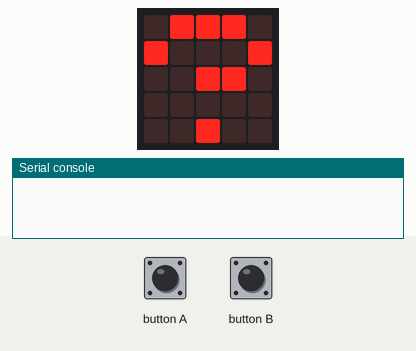
Simulated run of this program. Board: BBC micro:bit running MicroPython. On the bench: the board's 5×5 LED display, the last lines printed to the serial console. The test bench sets the inputs (shaded band). No radio messages arrive unless stated (any console line starting 'radio sent:' is added by the test bench).

Above: at 1.2 s.
1.3 s: button A pressed for 0.15 s
At 3.1 s:
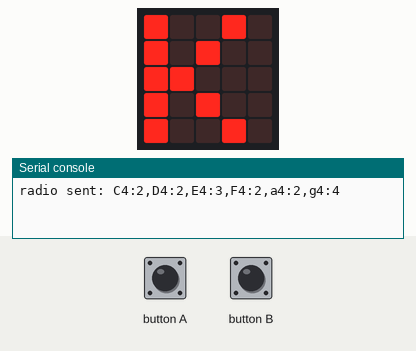
4.4 s: button B pressed for 0.15 s
At 5.6 s:
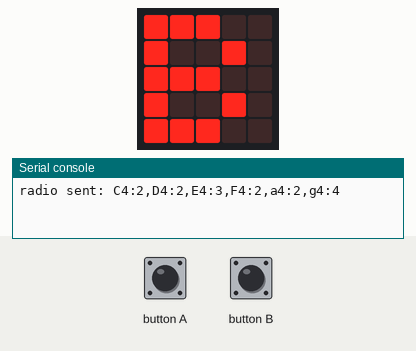
7.3 s: button A pressed for 1 s
At 8.0 s:
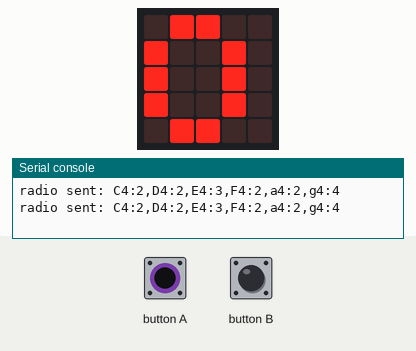
11.1 s: button A pressed for 3.2 s
At 13.1 s:
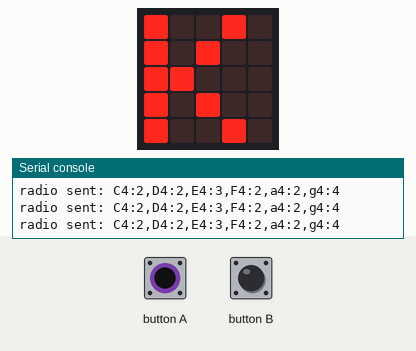
Timing chart, 0 to 14.6 s (numbered marks = the images above; inputs shaded):
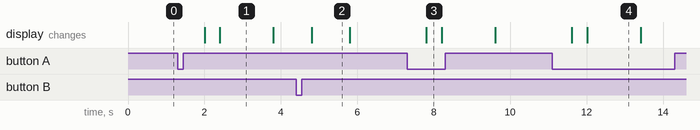

The program:

Emisor-main.py
```python
from microbit import *
#importamos radio
import radio

'''
    Configuración RADIO
'''
radio.on()
radio.config(channel=42)
''''''
notas = ['C4:2','D4:2', 'E4:3', 'F4:2', 'a4:2', 'g4:4']

# Función que pasa una lista a texto
def lista_texto(lista):
    mensaje = ""
    for i in lista:
        mensaje += i + ","
    return mensaje

while True:
    if button_a.was_pressed():
        message = lista_texto(notas)
        radio.send(message)
        display.show("OK")
        sleep(1000)
    elif button_b.was_pressed():
        display.show("B")
        sleep(1000)
    else:
        display.show("?")
        sleep(1000)
```

Measured:
- after the input at 1.3 s, the display: first changes after 0.70 s (image 1 shows a later state)
- after the input at 4.4 s, the display: changes after 0.41 s (image 2)
- after the input at 7.3 s, the display: changes after 0.51 s (image 3)
- after the input at 11.1 s, the display: first changes after 0.51 s (image 4 shows a later state)
- what the display in image 1 shows lasts 1.4 s, from 2.4 s to 3.8 s
- what the display in image 2 shows lasts 1.0 s, from 4.8 s to 5.8 s
- what the display in image 3 shows lasts 0.4 s, from 7.8 s to 8.2 s
